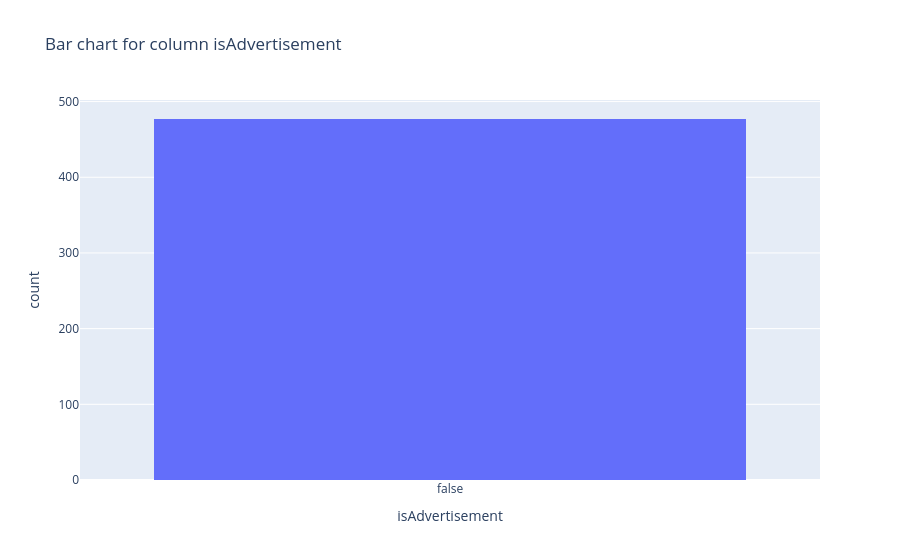
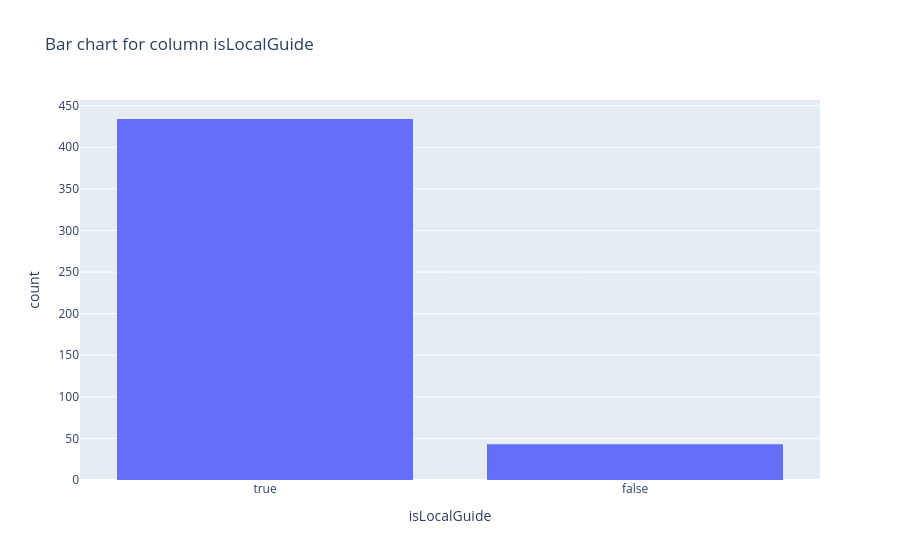
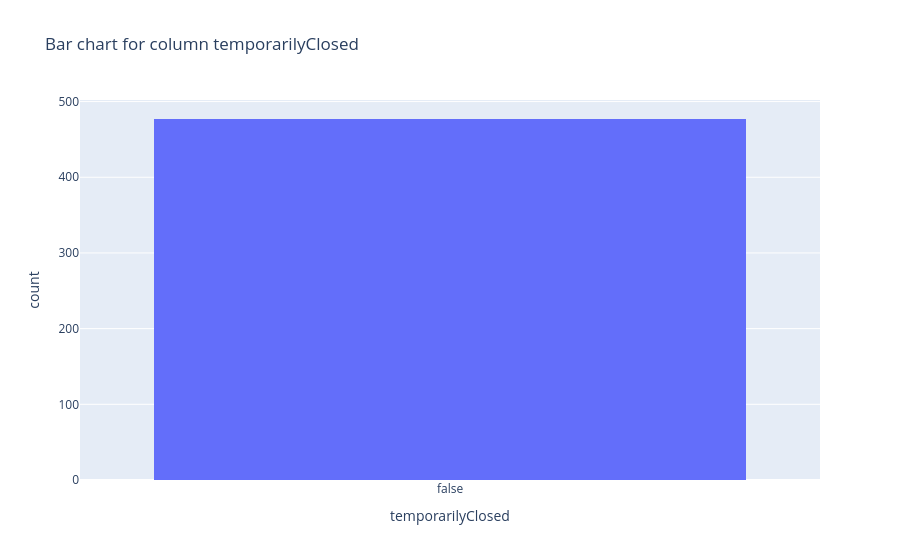
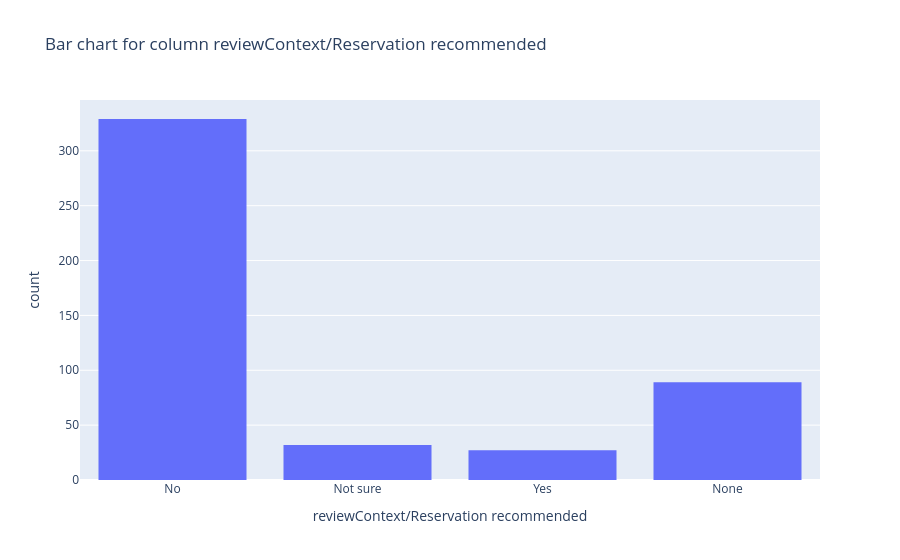

Notebook cell for these charts, in order:
### Markdown cell above
## Univariate analysis

### Code cell
#analyzing categorical data first
for n in ['isAdvertisement','isLocalGuide','temporarilyClosed','reviewContext/Reservation recommended',
       'reviewContext/Visited on', 'reviewContext/Wait time']:
    fig=px.histogram(data_frame=df_filtered,x=n, title=f"Bar chart for column {n}")
    fig.show()

### Figure 1 — Plotly figure (JSON) as saved in the notebook; plotly's stock layout.template omitted (floating-point values rounded to 4 significant figures; data arrays with more than 128 entries replaced by an {"elided": "..."} marker saying what was removed)
{"data": [{"alignmentgroup": "True", "bingroup": "x", "hovertemplate": "isAdvertisement=%{x}<br>count=%{y}<extra></extra>", "legendgroup": "", "marker": {"color": "#636efa", "pattern": {"shape": ""}}, "name": "", "offsetgroup": "", "orientation": "v", "showlegend": false, "type": "histogram", "x": {"elided": "477 bool values"}, "xaxis": "x", "yaxis": "y"}], "layout": {"autosize": true, "barmode": "relative", "legend": {"tracegroupgap": 0}, "title": {"text": "Bar chart for column isAdvertisement"}, "xaxis": {"anchor": "y", "autorange": true, "domain": [0, 1], "range": [-0.5, 0.5], "title": {"text": "isAdvertisement"}, "type": "category"}, "yaxis": {"anchor": "x", "autorange": true, "domain": [0, 1], "range": [0, 502.1], "title": {"text": "count"}}}}

### Figure 2 — Plotly figure (JSON) as saved in the notebook; plotly's stock layout.template omitted (floating-point values rounded to 4 significant figures; data arrays with more than 128 entries replaced by an {"elided": "..."} marker saying what was removed)
{"data": [{"alignmentgroup": "True", "bingroup": "x", "hovertemplate": "isLocalGuide=%{x}<br>count=%{y}<extra></extra>", "legendgroup": "", "marker": {"color": "#636efa", "pattern": {"shape": ""}}, "name": "", "offsetgroup": "", "orientation": "v", "showlegend": false, "type": "histogram", "x": {"elided": "477 bool values"}, "xaxis": "x", "yaxis": "y"}], "layout": {"autosize": true, "barmode": "relative", "legend": {"tracegroupgap": 0}, "title": {"text": "Bar chart for column isLocalGuide"}, "xaxis": {"anchor": "y", "autorange": true, "domain": [0, 1], "range": [-0.5, 1.5], "title": {"text": "isLocalGuide"}, "type": "category"}, "yaxis": {"anchor": "x", "autorange": true, "domain": [0, 1], "range": [0, 456.8], "title": {"text": "count"}}}}

### Figure 3 — Plotly figure (JSON) as saved in the notebook; plotly's stock layout.template omitted (floating-point values rounded to 4 significant figures; data arrays with more than 128 entries replaced by an {"elided": "..."} marker saying what was removed)
{"data": [{"alignmentgroup": "True", "bingroup": "x", "hovertemplate": "temporarilyClosed=%{x}<br>count=%{y}<extra></extra>", "legendgroup": "", "marker": {"color": "#636efa", "pattern": {"shape": ""}}, "name": "", "offsetgroup": "", "orientation": "v", "showlegend": false, "type": "histogram", "x": {"elided": "477 bool values"}, "xaxis": "x", "yaxis": "y"}], "layout": {"autosize": true, "barmode": "relative", "legend": {"tracegroupgap": 0}, "title": {"text": "Bar chart for column temporarilyClosed"}, "xaxis": {"anchor": "y", "autorange": true, "domain": [0, 1], "range": [-0.5, 0.5], "title": {"text": "temporarilyClosed"}, "type": "category"}, "yaxis": {"anchor": "x", "autorange": true, "domain": [0, 1], "range": [0, 502.1], "title": {"text": "count"}}}}

### Figure 4 — Plotly figure (JSON) as saved in the notebook; plotly's stock layout.template omitted (floating-point values rounded to 4 significant figures; data arrays with more than 128 entries replaced by an {"elided": "..."} marker saying what was removed)
{"data": [{"alignmentgroup": "True", "bingroup": "x", "hovertemplate": "reviewContext/Reservation recommended=%{x}<br>count=%{y}<extra></extra>", "legendgroup": "", "marker": {"color": "#636efa", "pattern": {"shape": ""}}, "name": "", "offsetgroup": "", "orientation": "v", "showlegend": false, "type": "histogram", "x": {"elided": "477 str values"}, "xaxis": "x", "yaxis": "y"}], "layout": {"autosize": true, "barmode": "relative", "legend": {"tracegroupgap": 0}, "title": {"text": "Bar chart for column reviewContext/Reservation recommended"}, "xaxis": {"anchor": "y", "autorange": true, "domain": [0, 1], "range": [-0.5, 3.5], "title": {"text": "reviewContext/Reservation recommended"}, "type": "category"}, "yaxis": {"anchor": "x", "autorange": true, "domain": [0, 1], "range": [0, 346.3], "title": {"text": "count"}}}}
